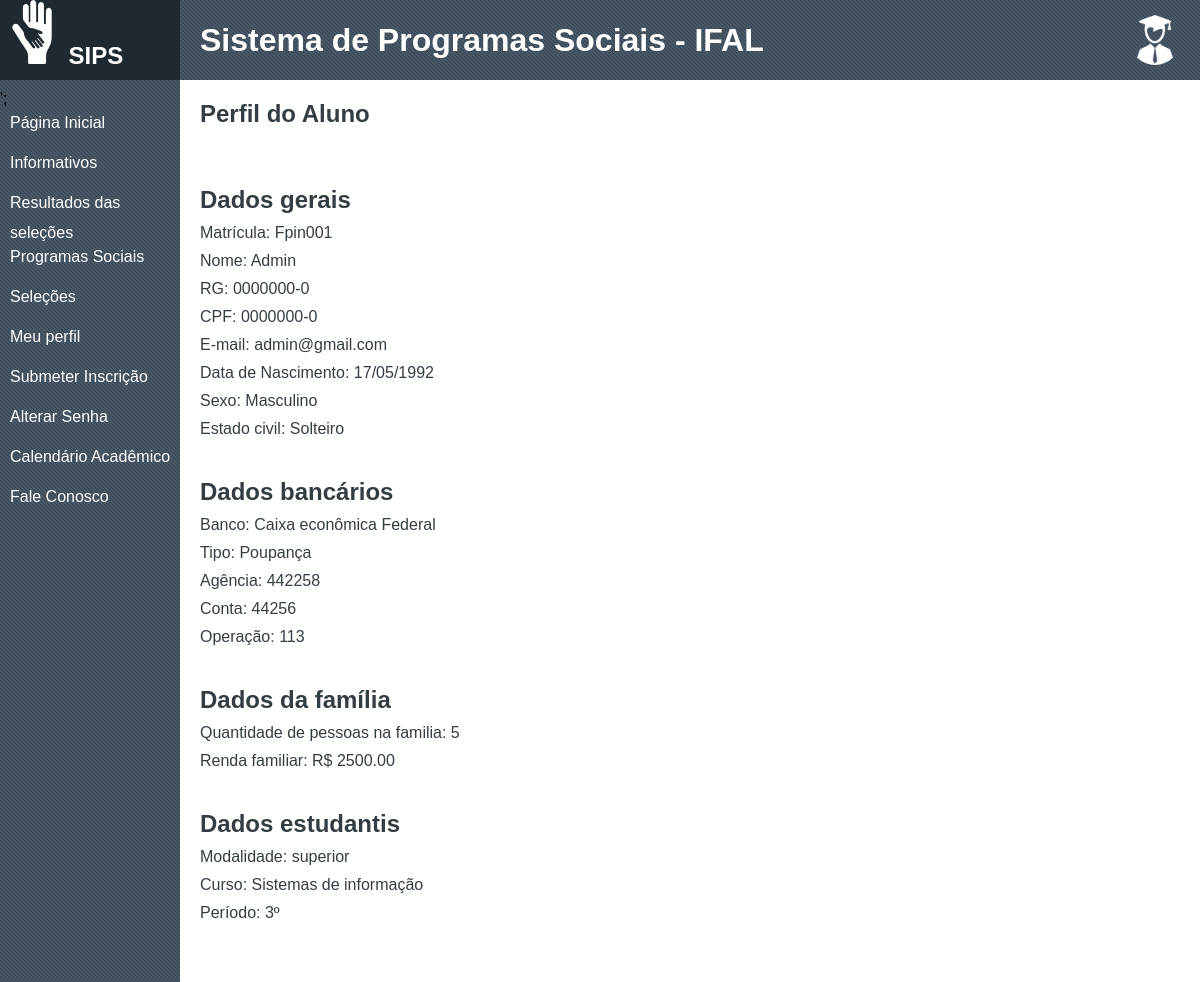
Page /perfil-aluno.php (signed in) on the committed database.
### tables this page shows
CREATE TABLE `usuario` (
  `matricula` varchar(20) NOT NULL,
  `nome` varchar(80) NOT NULL,
  `rg` varchar(9) NOT NULL,
  `cpf` varchar(14) NOT NULL,
  `email` varchar(80) NOT NULL,
  `data_nascimento` date NOT NULL,
  `sexo` varchar(9) NOT NULL,
  `estado_civil` varchar(8) NOT NULL,
  `tipo_usuario` int(11) NOT NULL,
  `senha` varchar(60) NOT NULL
);

CREATE TABLE `dado_bancario` (
  `id_dado_bancario` int(11) NOT NULL,
  `matric_usu` varchar(20) NOT NULL,
  `banco` varchar(50) NOT NULL,
  `tipo` varchar(15) NOT NULL,
  `agencia` varchar(10) NOT NULL,
  `conta` int(10) NOT NULL,
  `operacao` int(5) NOT NULL
);

CREATE TABLE `dado_familia` (
  `id_dado_familia` int(11) NOT NULL,
  `matric_usu` varchar(20) NOT NULL,
  `qtd_familia` int(11) NOT NULL,
  `renda_familia` decimal(18,2) NOT NULL
);

CREATE TABLE `dado_estudantil` (
  `id_dado_estudantil` int(11) NOT NULL,
  `matric_usu` varchar(20) NOT NULL,
  `modalidade` varchar(50) NOT NULL,
  `curso` varchar(30) NOT NULL,
  `periodo_ano` int(11) NOT NULL
);

### php/conexao_banco.php (called while the page is built)
<?php
class Conexao{
	public function conectar(){
		try {
			$conexao = new PDO('mysql:host=localhost;dbname=sips;charset=utf8', 'root', '');
	        $conexao->setAttribute(PDO::ATTR_ERRMODE, PDO::ERRMODE_EXCEPTION);
	        return $conexao;
		} catch (PDOException $e) {
			 header("Location: ..\\erro.php");
		}
	}
}
?>

### perfil-aluno.php (the view, shortened to what this page needs)
<!DOCTYPE html>
<html>
<head>
	<link rel="stylesheet" type="text/css" href="css/base.css">
</head>
<body>
	<div id="global">
		<?php
			include("php/menu.php");
			include("php/main.php");
		?>
		<div class="content">
			<section>
				<h1>Perfil do Aluno</h1>
			</section>
			<?php
				$matricula = isset($_SESSION['matricula']) ? $_SESSION['matricula'] : NULL;
				include("php/conexao_banco.php");
				$conexao_consulta = new Conexao();
				$dados = $conexao_consulta->conectar()->query("SELECT u.matricula,u.nome,u.rg,u.cpf,u.email,u.data_nascimento,u.sexo,u.estado_civil, db.banco,db.tipo,db.agencia,db.conta,db.operacao, df.qtd_familia,df.renda_familia, de.modalidade,de.curso,de.periodo_ano
					from usuario u, dado_bancario db, dado_familia df, dado_estudantil de
					WHERE u.matricula = db.matric_usu AND u.matricula = df.matric_usu AND u.matricula = de.matric_usu AND u.matricula ='$matricula'");
				$query = $dados->fetchAll(PDO::FETCH_ASSOC);
				if(count($query)){
				$dt_nascimento =  date('d/m/Y', strtotime($query[0]['data_nascimento']));
				echo "
						<section>
						<h2>Dados gerais</h2>
							<p>Matrícula: {$query[0]['matricula']}</p>
							<p>Nome: {$query[0]['nome']}</p>
							<p>RG: {$query[0]['rg']}</p>
							<p>CPF: {$query[0]['rg']}</p>
							<p>E-mail: {$query[0]['email']}</p>
							<p>Data de Nascimento: ".$dt_nascimento."</p>
							<p>Sexo: {$query[0]['sexo']}</p>
							<p>Estado civil: {$query[0]['estado_civil']}</p>
						</section>
						<section>
							<h2>Dados bancários</h2>
								<p>Banco: {$query[0]['banco']}</p>
								<p>Tipo: {$query[0]['tipo']}</p>
								<p>Agência: {$query[0]['agencia']}</p>
								<p>Conta: {$query[0]['conta']}</p>
								<p>Operação: {$query[0]['operacao']}</p>
						</section>
						<section>
							<h2>Dados da família</h2>
							<p>Quantidade de pessoas na familia: {$query[0]['qtd_familia']}</p>
							<p>Renda familiar: R$ {$query[0]['renda_familia']}</p>
						</section>
						<section>
							<h2>Dados estudantis</h2>
							<p>Modalidade: {$query[0]['modalidade']}</p>
							<p>Curso: {$query[0]['curso']}</p>
							<p>Período: {$query[0]['periodo_ano']}º</p>
						</section>";
				}else{
					echo '<h2>Ocorreu um erro</h2>';
				}
			 ?>
		</div>
	</div>
</body>
</html>

### css/base.css (style rules this page uses)
* { margin: 0; padding: 0; border: none; list-style: none; text-decoration: none; box-sizing:border-box; font-family: "arial"; }
p { margin: 10px 10px 10px 0; }
#corpo .content { padding: 20px; }
section { margin-bottom: 40px; color: #333E44; }
#global { margin: 0; }

### rows in the picture
usuario: matricula "Fpin001", nome "Admin", rg "0000000-0", email "admin@gmail.com", data_nascimento "17/05/1992", sexo "Masculino", estado_civil "Solteiro", dado_bancario.banco "Caixa econômica Federal", dado_bancario.tipo "Poupança", dado_bancario.agencia "442258", dado_bancario.conta "44256", dado_bancario.operacao "113", dado_familia.qtd_familia "5", dado_familia.renda_familia "2500.00", dado_estudantil.modalidade "superior", dado_estudantil.curso "Sistemas de informação", dado_estudantil.periodo_ano "3"
